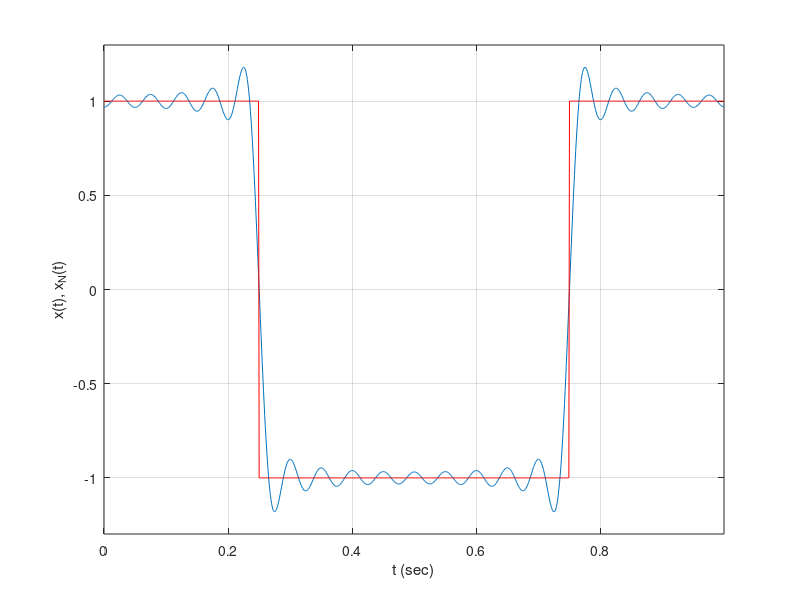

Source code (MATLAB):
% Example 4.9 --- Simulation of Gibb's phenomenon             
%
clf; clear all
w0=2*pi; DC=0; N=20;  % parameters of periodic signal
% computation of Fourier series coefficients
for k=1:N,
X(k)=sin(k*pi/2)/(k*pi/2);
end
X=[DC X]; % Fourier series coefficients
% computation of periodic signal
Ts=0.001; t=0:Ts:1-Ts;
L=length(t); x=[ones(1,L/4) zeros(1,L/2) ones(1,L/4)]; x=2*(x-0.5);
% computation of approximate
xN=X(1)*ones(1,length(t));     
for k=2:N,
xN=xN+2*X(k)*cos(2*pi*(k-1).*t); % approximate signal
plot(t,xN); axis([0  max(t) 1.1*min(xN) 1.1*max(xN)])
hold on; plot(t,x,'r')
ylabel('x(t), x_N(t)'); xlabel('t (sec)');grid
hold off
pause(1)
end
